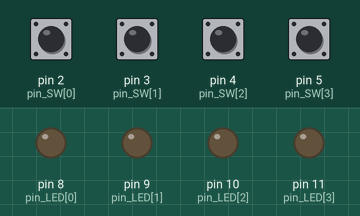
Simulated run of this sketch. Board: Arduino Uno, built with avr-gcc and run on an emulated ATmega328P. On the bench: output pins drawn as LEDs (lit = HIGH). The test bench sets the inputs (shaded band); at power-on: pin 2 (pin_SW[0]), pin 3 (pin_SW[1]), pin 4 (pin_SW[2]), pin 5 (pin_SW[3]) LOW.

Above: at 1.2 s.
1.3 s: pin 4 (pin_SW[2]) pulled HIGH for 0.15 s
At 1.9 s:
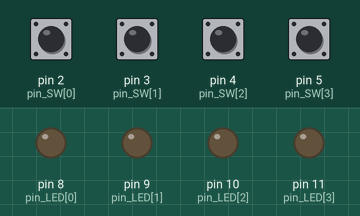
3.0 s: pin 2 (pin_SW[0]) pulled HIGH for 0.15 s
At 4.4 s:
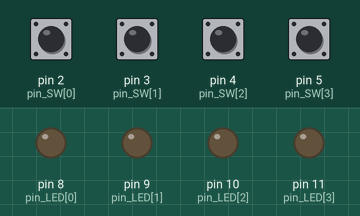
4.7 s: pin 3 (pin_SW[1]) pulled HIGH for 0.15 s
At 5.7 s:
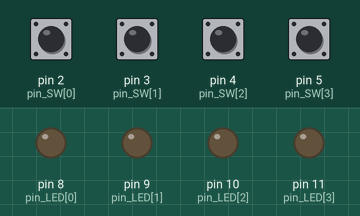
6.4 s: pin 5 (pin_SW[3]) pulled HIGH for 0.15 s
At 7.0 s:
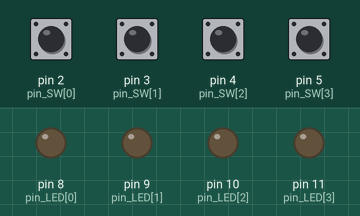
8.1 s: pin 2 (pin_SW[0]) pulled HIGH for 1 s
At 8.9 s:
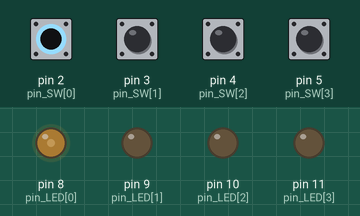
10.6 s: pin 3 (pin_SW[1]) pulled HIGH for 1 s
At 11.0 s:
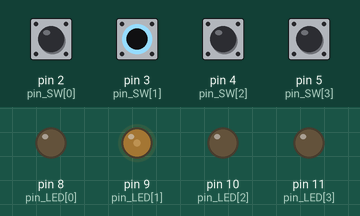
Timing chart, 0 to 13.6 s (numbered marks = the images above; inputs shaded):
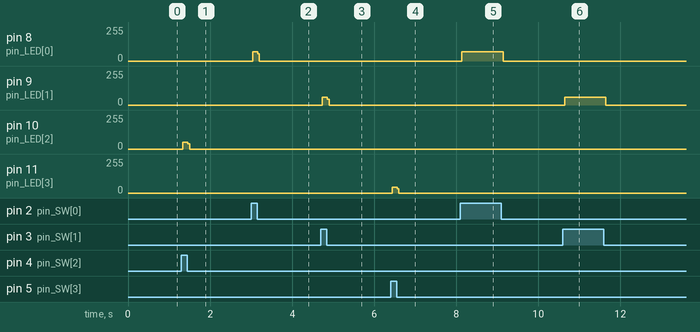

Measured:
- after the input at 1.3 s, pin 10 (pin_LED[2]): 0/255 → 50/255 at once, → 0/255 0.12 s later
- after the input at 3.0 s, pin 8 (pin_LED[0]): 0/255 → 71/255 at once, → 0/255 0.12 s later
- after the input at 4.7 s, pin 9 (pin_LED[1]): 0/255 → 60/255 at once, → 0/255 0.12 s later
- after the input at 6.4 s, pin 11 (pin_LED[3]): 0/255 → 42/255 at once, → 0/255 0.12 s later
- after the input at 8.1 s, pin 8 (pin_LED[0]): 0/255 → 71/255 at once, → 0/255 1.0 s later
- after the input at 10.6 s, pin 9 (pin_LED[1]): 0/255 → 60/255 at once, → 0/255 1.0 s later

The sketch:

ex6.ino
```cpp
int pin_SW[4] = {2,3,4,5};
int pin_LED[4] = {8,9,10,11};
int k;

void setup() {
   for(k=0; k<4; k++) {
   pinMode(pin_SW[k], INPUT);
   pinMode(pin_LED[k], OUTPUT);
   }
}
void loop() {
  if(digitalRead(pin_SW[0])==1){
    digitalWrite(pin_LED[0], HIGH);
    digitalWrite(pin_LED[0], LOW);
  } else if(digitalRead(pin_SW[1])==1){
    digitalWrite(pin_LED[1], HIGH);
    digitalWrite(pin_LED[1], LOW);
  } else if(digitalRead(pin_SW[2])==1){
    digitalWrite(pin_LED[2], HIGH);
    digitalWrite(pin_LED[2], LOW);
  }else if(digitalRead(pin_SW[3])==1){
    digitalWrite(pin_LED[3], HIGH);
    digitalWrite(pin_LED[3], LOW);
  }else {
    for(k=0; k<4; k++){
    digitalWrite(pin_LED[k], LOW);
   }
 }
}
```
